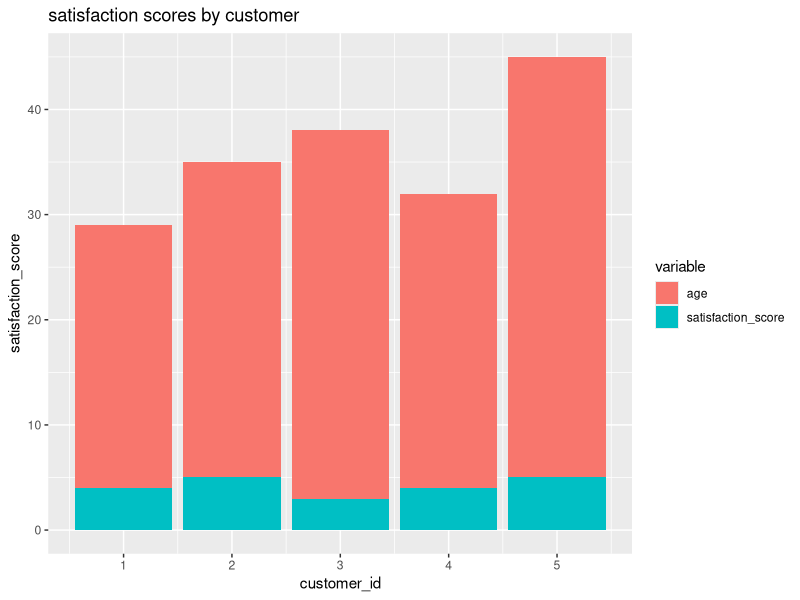

Write the R code that produced this figure.
library(ggplot2)
data<-data.frame(
  customer_id=c(1,2,3,4,5),
  age=c(25,30,35,28,40),
  satisfaction_score=c(4,5,3,4,5)
)
library(tidyr)
data_long<-gather(data,key='variable',value='value',-customer_id)
ggplot(data_long,aes(x=customer_id,y=value,fill=variable))+
  geom_bar(stat='identity')+
  labs(title="satisfaction scores by customer",x="customer_id",y="satisfaction_score",fill="variable")